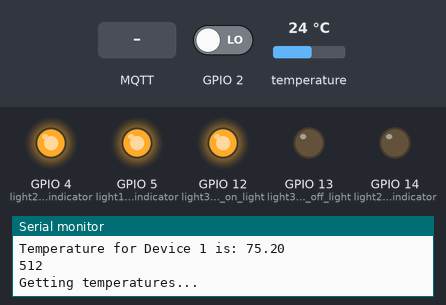
This sketch was run on a simulated ESP8266 (NodeMCU). Parts: output pins drawn as LEDs (lit = HIGH), the last lines printed to the serial monitor. Dashed ring = blinking. Inputs (shaded band) come from the test bench; at power-on: temperature 24 °C, GPIO 2 LOW. WiFi joins after 1.5 s; servers stay silent unless stated; no MQTT or app messages arrive unless stated.

Above: at 7.7 s.
7.8 s: temperature set to 26.1 °C
At 9.4 s:
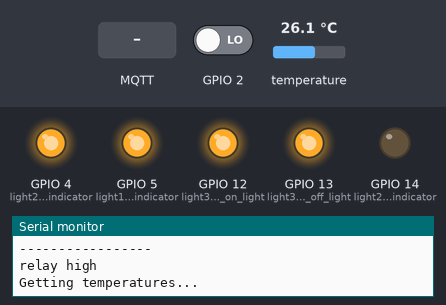
9.8 s: MQTT message "1" arrives on the first subscribed topic
At 10.26 s:
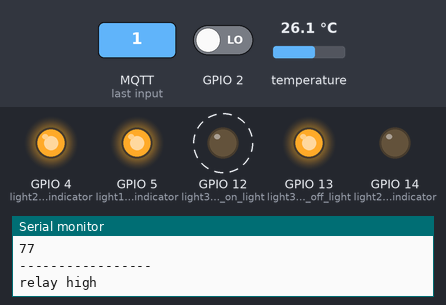
13.6 s: MQTT message "0" arrives on the first subscribed topic
At 17.0 s:
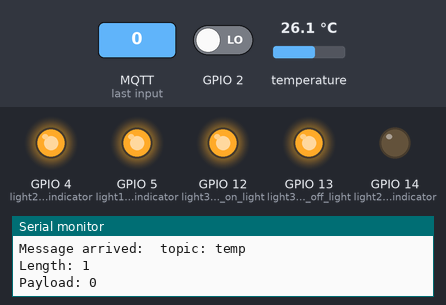
17.3 s: MQTT message "2" arrives on the first subscribed topic
At 18.35 s:
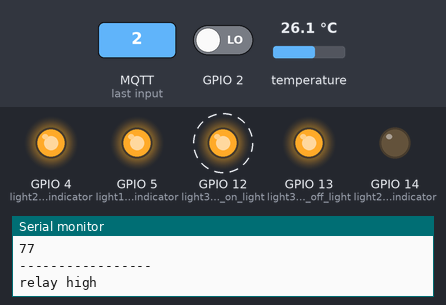
21.1 s: temperature set to 12 °C
At 22.4 s:
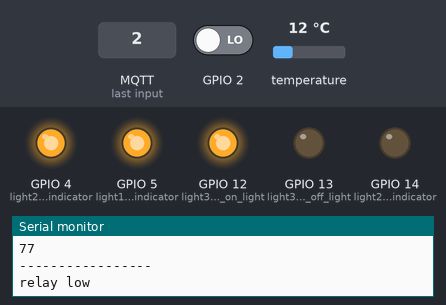
Timing chart, 0 to 24.1 s (numbered marks = the images above; inputs shaded):
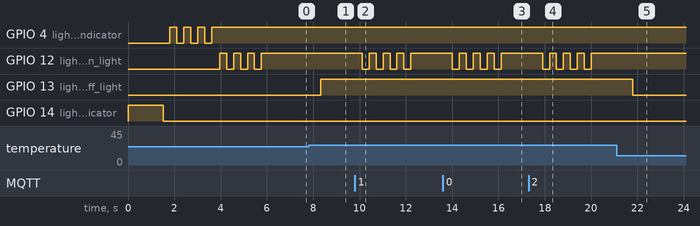

The sketch:

greenhouse_code.ino
```cpp
/*
 * written by mz
 * the goal of this script is to accomplish the following tasks
 * 3 lights signifiying if device is:
 *    connected to internet
 *    connected to the server
 *    currently growing/in progress
 *
 *additionally, simply change a heat pad on and off based on the current required temperature.
 *    if it needs to be higher, make it higher
 *
 * connect to wifi
 * TODO let users connect to wifi themselves
 *
 *
 * subscribe to the server
 * subscribe to temperature readings
 * publish their current conditions to a new server to store their data,
 *
 * compare the results of the guiding temp to what actually happened (server side)
 *
 *
 */

 #include <PubSubClient.h>
#include <ESP8266WiFi.h>
#include <ArduinoJson.h>
#include <OneWire.h>
#include <DallasTemperature.h>

//nodeMCU pins we can use - 5,4,2, 14,12,13,15,3,1,10,9

int light1_on_indicator = 5;
//int light1_off_indicator =4;
////////////
int light2_wifi_connected_indicator =4;
int light2_wifi_not_connected_indicator =14;
////////////
int light3_growing_progress_on_light =12;
int light3_growing_progress_off_light =13;
/////////
int light4_mqtt_on_light = 12; // green
int light4_mqtt_off_light = 131; // red
///////////////


int temp_relay_switch = 13;
int current_temperature=77;
int desired_temperature=77;
// Data wire is plugged into pin 5 on the Arduino
/////////////////////////////////
int ONE_WIRE_BUS= 0;

//WIFI AND SERVER CREDs
const char* ssid = "XPX7B";
const char* password = "HCMLTGNWPFBLH9MB";
char* topic = "temp";     //  using wildcard to monitor all traffic from mqtt server
char* topic_outbound = "catcher";
char* server = "104.236.210.175";  // Address of my server on my network, substitute yours!
char message_buff[100];   // initialise storage buffer (i haven't tested to this capacity.)
int message_to_print = 176;
int current_temp = 74;
int desired_temp;

int DeviceID = 0001;

//this is for the json parsing

const char* temperature = "";
const char* humidity = "";
const char* sensor3 = "";
const char* sensor4 = "";

String pin = "";
// Setup a oneWire instance to communicate with any OneWire devices
// (not just Maxim/Dallas temperature ICs)
OneWire oneWire(ONE_WIRE_BUS);
// Pass our oneWire reference to Dallas Temperature.
DallasTemperature sensors(&oneWire);
//this allows the esp to parse the json

WiFiClient wifiClient;


//DeviceAddress insideThermometer = { 0x28, 0x82, 0xA5, 0xDD, 0x06, 0x00, 0x00, 0x36 };
//DeviceAddress outsideThermometer = { 0x28, 0x91, 0x37, 0xDD, 0x06, 0x00, 0x00, 0x00 };

StaticJsonBuffer<200> jsonBuffer;


void light_on_off(int pin){
      digitalWrite(pin, LOW);
      delay(300);
       digitalWrite(pin, HIGH);
      delay(300);
      digitalWrite(pin, LOW);
      delay(300);
      digitalWrite(pin, HIGH);
      delay(300);
      digitalWrite(pin, LOW);
      delay(300);
      digitalWrite(pin, HIGH);
      delay(300);
      digitalWrite(pin, LOW);
      delay(300);
      digitalWrite(pin, HIGH);

}

void printTemperature(DeviceAddress deviceAddress)
{
  float tempC = sensors.getTempC(deviceAddress);
  if (tempC == -127.00) {
    Serial.print("Error getting temperature");
  } else {
    Serial.print("C: ");
    Serial.print(tempC);
    Serial.print(" F: ");
    Serial.print(DallasTemperature::toFahrenheit(tempC));
  }
}

void callback(char* topic, byte* payload, unsigned int length) {
  // Here is what i have been using to handle subscriptions. I took it as a snippet from elsewhere but i cannot credit author as i dont have reference!
    int i = 0;
      //blink the green light signifying that a message has been received
    light_on_off(light4_mqtt_on_light);

  Serial.println("Message arrived:  topic: " + String(topic));
  Serial.println("Length: " + String(length,DEC));
  // create character buffer with ending null terminator (string)
  for(i=0; i<length; i++) {
    message_buff[i] = payload[i];
  }
  message_buff[i] = '\0';

  String msgString = String(message_buff);

  Serial.println("Payload: " + msgString);
  int state = digitalRead(2);  // get the current state of GPIO1 pin
  //Serial.println(message_to_print);

///here is where we will parse the json message that's being received to update all variables once a message is received
  JsonObject& root = jsonBuffer.parseObject(msgString);

  const char* desired_temperature = root["desired_temperature"];
  //const char* humidity = root["humidity"];
  //const char* light = root["light"];
  const char* progress_flag = root["progress_flag"];
 // Serial.println(root);
  //Serial.println("test");
  Serial.println(desired_temperature);
  //Serial.println(humidity);
  //Serial.println(light);
  Serial.println(progress_flag);

  //flag 1 signifies that there is currently a grow cycle in progress

  if(progress_flag == "1"){
    digitalWrite(light3_growing_progress_on_light,HIGH);
    digitalWrite(light3_growing_progress_off_light,LOW);
  }

  //flag 0 signifies that there is currently no grow cycle in progress
  if (progress_flag == "0"){
    digitalWrite(light3_growing_progress_on_light,LOW);
    digitalWrite(light3_growing_progress_off_light,HIGH);
  }

}

PubSubClient client(server, 1883, callback, wifiClient);

String macToStr(const uint8_t* mac)
{
  String result;
  for (int i = 0; i < 6; ++i) {
    result += String(mac[i], 16);
    if (i < 5)
      result += ':';
  }
  return result;
}


void setup() {
  Serial.begin(9600);
  delay(10);


    pinMode(light1_on_indicator, OUTPUT);
    pinMode(light2_wifi_connected_indicator, OUTPUT);
    pinMode(light2_wifi_not_connected_indicator, OUTPUT);
    pinMode(light3_growing_progress_on_light, OUTPUT);
    pinMode(light3_growing_progress_off_light,OUTPUT);
    pinMode(temp_relay_switch, OUTPUT);
    pinMode(light4_mqtt_on_light, OUTPUT); // green
    pinMode(light4_mqtt_off_light, OUTPUT); // red
    pinMode(temp_relay_switch, OUTPUT);
//turning all the off indicators to high and turning all the on indicators to low

    digitalWrite(light1_on_indicator, HIGH);
    digitalWrite(light2_wifi_not_connected_indicator, HIGH);
    digitalWrite(light3_growing_progress_off_light,HIGH);
    digitalWrite(light4_mqtt_off_light,HIGH);
            /////////
    digitalWrite(light2_wifi_connected_indicator,LOW);
    digitalWrite(light3_growing_progress_on_light,LOW);
    digitalWrite(light4_mqtt_on_light,LOW);
    digitalWrite(temp_relay_switch, LOW);
            /////////

  Serial.println();
  Serial.println();
  Serial.print("Connecting to ");
  Serial.println(ssid);
  StaticJsonBuffer<200> jsonBuffer;


  WiFi.begin(ssid, password);

  //while the wifi is not connected, make the light red, otherwise make the light green

  while (WiFi.status() != WL_CONNECTED) {
    delay(500);
    Serial.print(".");
  }
     digitalWrite(light2_wifi_not_connected_indicator, LOW);
     light_on_off(light2_wifi_connected_indicator);
  Serial.println("");
  Serial.println("WiFi connected");
  Serial.println("IP address: ");
  Serial.println(WiFi.localIP());

  //  connection to broker script.
  if (client.connect("arduinoClient")) {
    light_on_off(light4_mqtt_on_light);
    //TODO change these
    //////////////////////
   Serial.print("Getting temperatures...\n\r");
  sensors.requestTemperatures();
    Serial.print("Temperature for Device 1 is: ");
  Serial.print(sensors.getTempFByIndex(0));


  //number 2 is indoo
  //int indoor = tempC;
  Serial.print("\n\r");
  //Serial.print("Dog House temperature is: ");
  //printTemperature(dogHouseThermometer);
  Serial.print("\n\r\n\r");

  int soil_level = analogRead(0);
  Serial.println(soil_level);

    String message_to_send2 = String("{\"DeviceID\":") +
    String(DeviceID) +
    //", \"Temp\":" + temp_avg +
    ", \"Soil_Moisture\":" + soil_level +
    "\"" + "}";

    //need to convert the string we build above into const char so that mqtt pub function will take in that value
    const char* pubmessage = message_to_send2.c_str();

//    client.publish(topic,message_to_send2);
///////////////
    //client.publish("topic_outbound","hello world");
        client.publish(topic_outbound,pubmessage);
    client.subscribe(topic);   //i should probably just point this to the varialbe above.
  }
}

  // put your main code here, to run repeatedly:
  void loop() {
  client.loop();
  //Serial.println(message_to_print);
  delay(1000);
     Serial.print("Getting temperatures...\n\r");
  sensors.requestTemperatures();
    Serial.print("Temperature for Device 1 is: ");
    int current_temp = sensors.getTempFByIndex(0);
  Serial.println(sensors.getTempFByIndex(0));

  ////////////
  Serial.println("current temps");
  Serial.println(current_temp);
  Serial.println("desired temp");
  Serial.println(desired_temperature);
  Serial.println("-----------------");


  if(current_temp > desired_temperature){
      Serial.println("relay high");
      digitalWrite(temp_relay_switch, HIGH);
  }
  else{
      Serial.println("relay low");
      digitalWrite(temp_relay_switch, LOW);
  }

}


//temperature readings CHECK
    //average the 2 temperature readings into one DONE
//relay control for light-
//    wait for v2
//relay control for temperature control pad -relay added
//code to read soil sensor
//code for the LEDS CHECK but need to edit input pins for the LEDS
```

Measured:
- the behaviour switches between 25.5 and 25.6 °C on temperature (found by bisection; images 0 and 1)
- after the input at 7.8 s, GPIO 13 (light3_growing_progress_off_light): LOW → HIGH after 0.52 s
- after the input at 9.8 s, GPIO 12 (light3_growing_progress_on_light): alternates HIGH for 0.30 s and LOW for 0.30 s, 8 changes in all, then stays HIGH, starting after 0.32 s
- after the input at 13.6 s, GPIO 12 (light3_growing_progress_on_light): alternates HIGH for 0.30 s and LOW for 0.30 s, 8 changes in all, then stays HIGH, starting after 0.41 s
- after the input at 17.3 s, GPIO 12 (light3_growing_progress_on_light): alternates HIGH for 0.30 s and LOW for 0.30 s, 8 changes in all, then stays HIGH, starting after 0.61 s
- after the input at 21.1 s, GPIO 13 (light3_growing_progress_off_light): HIGH → LOW after 0.70 s
